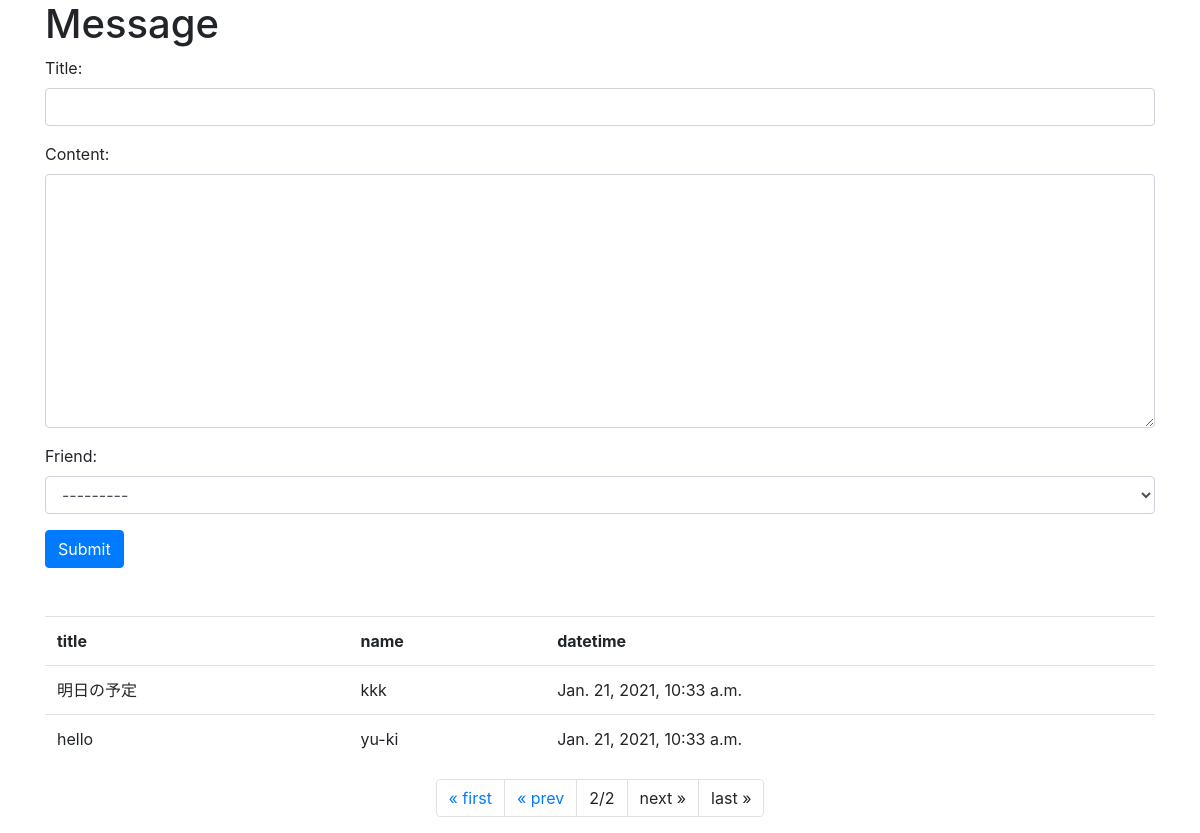
Page /hello/message/2 on the committed database.
### hello/models.py (models this page shows, shortened)
class Message(models.Model):
  friend = models.ForeignKey(Friend, on_delete=models.CASCADE)
  title = models.CharField(max_length=100)
  content = models.CharField(max_length=300)
  pub_date = models.DateTimeField(auto_now_add=True)
  class Meta:
    ordering = ('pub_date',)

class Friend(models.Model):
  name = models.CharField(max_length=100)
  mail = models.EmailField(max_length=200)
  gender = models.BooleanField()
  age = models.IntegerField(validators=[MinValueValidator(0), MaxValueValidator(150)])
  birthday = models.DateField()
  def __str__(self):
    return '<Field:id=' + str(self.id) + ',' + self.name+'('+str(self.age)+')>'

### hello/views.py (the view)
# urls.py: path('message/', views.message, name='message'),
def message(request, page=1):
  if(request.method == 'POST'):
    obj = Message()
    form = MessageForm(request.POST, instance=obj)
    form.save()
  data = Message.objects.all().reverse()
  paginator = Paginator(data, 2)
  params = {
    'title':'Message',
    'form':MessageForm(),
    'data':paginator.get_page(page),
  }
  return render(request, 'hello/message.html', params)

### hello/forms.py
class MessageForm(forms.ModelForm):
  class Meta:
    model = Message
    fields = ['title','content','friend']
    widgets = {
      'title':forms.TextInput(attrs={'class':'form-control'}),
      'content':forms.Textarea(attrs={'class':'form-control'}),
      'friend':forms.Select(attrs={'class':'form-control'}),
    }

### hello/templates/hello/message.html (shortened to what this page needs)
{% load static %}
<!DOCTYPE html>
<html lang="ja">
<head>
  <link rel="stylesheet" href="https://stackpath.bootstrapcdn.com/bootstrap/4.4.1/css/bootstrap.min.css">
</head>
<body class="container">
  <h1>{{title}}</h1>
  <form action="{% url 'message' %}" method="post">
    {{form.as_p}}
    <input type="submit" class="btn btn-primary">
  </form>
  <table class="table">
    <tr>
      <th>title</th>
      <th>name</th>
      <th>datetime</th>
    </tr>
    {% for item in data %}
    <tr>
      <td>{{item.title}}</td>
      <td>{{item.friend.name}}</td>
      <td>{{item.pub_date}}</td>
    </tr>
    {% endfor %}
  </table>
  <ul class="pagination justify-content-center">
    {% if data.has_previous %}
    <li class="page-item">
      <a href="{% url 'message' %}" class="page-link">&laquo; first</a>
    </li>
    <li class="page-item">
      <a href="{% url 'message' %}{{data.previous_page_number}}" class="page-link">&laquo; prev</a>
    </li>
    {% endif %}
    <li class="page-item">
      <a class="page-link">{{data.number}}/{{data.paginator.num_pages}}</a>
    </li>
    {% if data.has_next %}
    <li class="page-item">
      <a href="{% url 'message' %}{{data.next_page_number}}" class="page-link">next &raquo;</a>
    </li>
    <li class="page-item">
      <a href="{% url 'message' %}{{data.paginator.num_pages}}" class="page-link">last &raquo;</a>
    </li>
    {% else %}
    <li class="page-item">
      <a class='page-link'>next &raquo;</a>
    </li>
    <li class="page-item">
      <a class='page-link'>last &raquo;</a>
    </li>
    {% endif %}
  </ul>
</body>
</html>

### rows in the picture
Message: title "明日の予定", friend.name "kkk", pub_date "Jan. 21, 2021, 10:33 a.m."
Message: title "hello", friend.name "yu-ki", pub_date "Jan. 21, 2021, 10:33 a.m."

### other values in the picture
{{ title }} "Message"
{{ data.number }} "2"
{{ data.paginator.num_pages }} "2"
